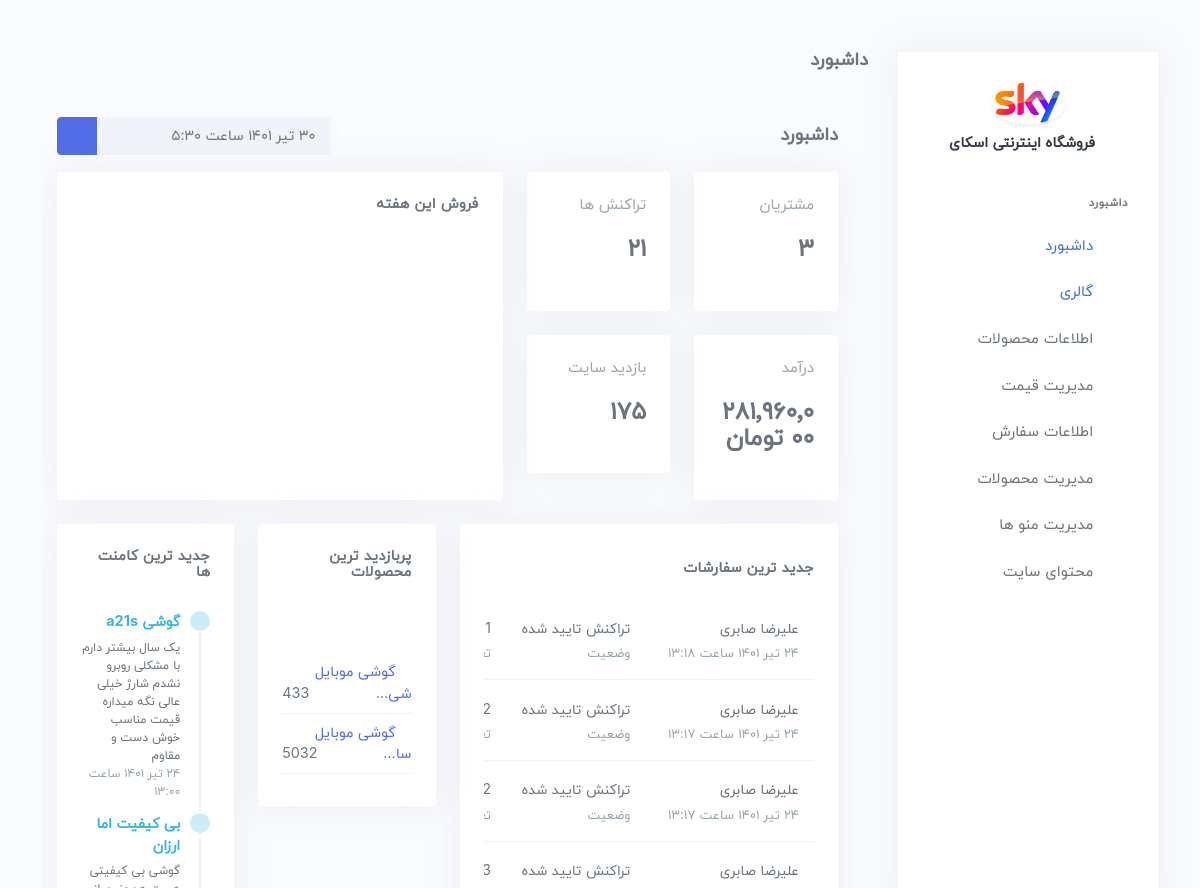
The app's page /dashboard/dashboard with its own data.
### account/models.py (models this page shows, shortened)
class orders(models.Model):
    pro = models.ForeignKey("product.product",on_delete=models.CASCADE )
    user = models.ForeignKey('account.customers',on_delete=models.CASCADE)
    count = models.IntegerField()
    price = models.ForeignKey("product.Variable_price",on_delete=models.CASCADE )
    payment_id = models.ForeignKey('account.payment',on_delete=models.CASCADE )

class customers(AbstractUser):
    phone_number = models.CharField(max_length=12 , null=True , blank=True)
    otp = models.CharField(max_length=7, null=True, blank=True)
    date_joined = models.DateTimeField(auto_now_add=True)
    last_login = models.DateTimeField(auto_now_add=True)
    image = models.FileField(upload_to='profile' , null=True, blank=True)
    colleague = models.BooleanField(default=False)
    is_staff = models.BooleanField(default=True,blank=True)
    is_active = models.BooleanField(default=True,blank=True)

class payment(models.Model):
    order_id = models.TextField()
    user = models.ForeignKey(customers, on_delete=models.CASCADE)
    user_address = models.ForeignKey(address, on_delete=models.CASCADE)
    amount = models.CharField(max_length=20)
    payment_id = models.TextField()
    date = models.CharField(max_length=10)
    card_number = models.TextField(default="****")
    idpay_track_id = models.IntegerField(default=0000)
    bank_track_id = models.TextField(default=0000)
    Payment_not_made = 1
    Payment_failed = 2
    An_error_has_occurred = 3
    Reversed_system = 6
    Cancel_payment = 7
    Awaiting_payment_confirmation = 10
    Transaction_verified = 100
    status_choied = (
        (Payment_not_made, 'پرداخت انجام نشده است'),
        (Payment_failed, 'پرداخت ناموفق بوده است'),
        (An_error_has_occurred, 'خطا رخ داده است'),
        (Reversed_system, 'برگشت خورده سیستمی'),
        (Cancel_payment, 'انصراف از پرداخت'),
        (Awaiting_payment_confirmation, 'در انتظار تایید پرداخت'),
        (Transaction_verified, 'تراکنش تایید شده'),
    )
    status = models.IntegerField(choices=status_choied)
    def returnstatus(self):
        status = {1:'پرداخت انجام نشده است',2:'پرداخت ناموفق بوده است',3:'خطا رخ داده است',6:'برگشت خورده سیستمی',7:'انصراف از پرداخت',10:'در انتظار تایید پرداخت',100:'تراکنش تایید شده'}
        return status[self.status]

### product/models.py (models this page shows, shortened)
class product(models.Model):
    name = models.CharField(max_length=150 , unique=True )
    engname = models.CharField(max_length=150 , unique=True)
    category = models.ManyToManyField(subcategory)
    weight = models.CharField(max_length=150 , null=True , blank=True)
    dimensions = models.CharField(max_length=150 , null=True , blank=True)
    warranty = models.ForeignKey(warranty , null=True , blank=True , on_delete=models.SET_DEFAULT , default=image_not_found)
    image = models.ForeignKey(images,on_delete=models.SET_DEFAULT, default=image_not_found , related_name='product')
    imageother = models.ManyToManyField(images , related_name='imageother')
    open_sale = 1
    close_sale = 2
    check_inventory = 3
    stop_production = 4
    coming_soon = 5
    status_choied = (
        (open_sale, 'در حال فروش'),
        (close_sale, 'توقف فروش'),
        (check_inventory, 'اتمام موجودی'),
        (stop_production, 'توقف تولید'),
        (coming_soon, 'به زودی موجود می شود'),
    )
    allowcomment = models.BooleanField(default=0)
    visibility = models.BooleanField(default=0)
    status = models.IntegerField(choices=status_choied)
    details = models.ManyToManyField(valuedetails)
    meta_descriptions = models.CharField(max_length=500)
    meta_keywords = models.CharField(max_length=150 )
    descriptions = HTMLField()
    create_at = models.DateTimeField(auto_now_add=True)
    brand = models.ForeignKey(brand ,on_delete=models.SET_DEFAULT , default=1)
    countview = models.IntegerField(default=0)
    class Meta:
        ordering = ['-id']
    def get_absolute_url(self):
        return reverse('product', args=[int(self.id),str(self.name)])

class comment_product(models.Model):
    account = models.ForeignKey(customers , on_delete=models.CASCADE)
    product = models.ForeignKey(product , on_delete=models.CASCADE)
    title = models.CharField(max_length=150)
    starts = models.IntegerField()
    text = models.TextField(max_length=1024)
    show = models.BooleanField(default=False)
    sendtime = models.CharField(max_length=15)

### dashboard/views.py (the view)
# urls.py: path("dashboard" , dashboard , name = "dashboard"),
def dashboard(request):
   countuser = customers.objects.count()
   countpayment = payment.objects.all()
   sumamount = sum([int(x.amount) for x in payment.objects.filter(status__lt=100)])
   vs = viewsite.objects.get(id=1)
   today = datetime.now()
   start = (today - timedelta(days=today.weekday())).replace(hour=0, minute=0, second=0, microsecond=0)
   timestamp = start.replace(tzinfo=timezone.utc).timestamp()
   countorders = orders.objects.order_by('-id')[:5]
   countpro = product.objects.all().order_by('countview')[:5]
   countcommentpro = comment_product.objects.order_by('-id')[:10]
   content = {
      'countuser' : countuser,
      'countpayment' : countpayment,
      'sumamount' : sumamount,
      'viewsite' : vs,
      'timestamp' : timestamp,
      'title' : 'داشبورد',
      'countorders' : countorders,
      'countpro' : countpro,
      'countcommentpro' : countcommentpro,
   }
   return render(request, 'dashboard/dashboard.html',content)

### templates/dashboard/dashboard.html (shortened to what this page needs)
﻿{% extends 'dashboard/base.html' %}
{% load static %}
{% block customstyle %}
    <link href="{% static 'assets/css/vendor/dataTables.bootstrap5.css' %}" rel="stylesheet" type="text/css"/>
    <link href="{% static 'assets/css/vendor/responsive.bootstrap5.css' %}" rel="stylesheet" type="text/css"/>
{% endblock %}
{% block pagetitle %}
    {{ title }}
{% endblock %}
{% block mainform %}
    <div class="content-page">
        <div class="content">
            <div class="row">
                <div class="col-12">
                    <div class="page-title-box">
                        <div class="page-title-right">
                            <form class="d-flex">
                                <div class="input-group">
                                    <input type="text" class="form-control form-control-light" id="dash-daterange">
                                    <span class="input-group-text bg-primary border-primary text-white">
                                                    <i class="mdi mdi-calendar-range font-13"></i>
                                                </span>
                                </div>
                            </form>
                        </div>
                        <h4 class="page-title">داشبورد</h4>
                    </div>
                </div>
            </div>
            <div class="row">
                <div class="col-xl-5 col-lg-6">
                    <div class="row">
                        <div class="col-sm-6">
                            <div class="card widget-flat">
                                <div class="card-body">
                                    <h5 class="text-muted fw-normal mt-0" title="Number of Customers">مشتریان</h5>
                                    <h3 class="mt-3 mb-3 fa-num" data="{{ countuser }}"></h3>
                                </div>
                            </div>
                        </div>
                        <div class="col-sm-6">
                            <div class="card widget-flat">
                                <div class="card-body">
                                    <h5 class="text-muted fw-normal mt-0" title="Number of Orders">تراکنش ها</h5>
                                    <h3 class="mt-3 mb-3 fa-num" data="{{ countpayment.count }}"></h3>
                                </div>
                            </div>
                        </div>
                    </div>
                    <div class="row">
                        <div class="col-sm-6">
                            <div class="card widget-flat">
                                <div class="card-body">
                                    <h5 class="text-muted fw-normal mt-0" title="Average Revenue">درآمد</h5>
                                    <h3 class="mt-3 mb-3 fa-price" data="{{ sumamount }}"></h3>
                                </div>
                            </div>
                        </div>
                        <div class="col-sm-6">
                            <div class="card widget-flat">
                                <div class="card-body">
                                    <h5 class="text-muted fw-normal mt-0" title="Growth">بازدید سایت</h5>
                                    <h3 class="mt-3 mb-3 fa-num" data="{{ viewsite.count }}"></h3>
                                </div>
                            </div>
                        </div>
                    </div>
                </div>
                <div class="col-xl-7 col-lg-6">
                    <div class="card card-h-100">
                        <div class="card-body">
                            <h4 class="header-title mb-3">فروش این هفته</h4>
                            <div dir="ltr">
                                <div id="high-performing-product" class="apex-charts"
                                     data-colors="#536de6,#e3eaef"></div>
                            </div>
                        </div>
                    </div>
                </div>
            </div>
            <div class="row">
                <div class="col-xl-6 col-lg-12 order-lg-2 order-xl-1">
                    <div class="card">
                        <div class="card-body">
                            <h4 class="header-title mt-2 mb-3">جدید ترین سفارشات</h4>
                            <div class="table-responsive">
                                <table class="table table-centered table-nowrap table-hover mb-0">
                                    <tbody>
                                    {% if countorders %}
                                        {% for countorder in countorders %}
                                            <tr>
                                                <td>
                                                    <h5 class="font-14 my-1 fw-normal">{{ countorder.user.get_full_name }}</h5>
                                                    <span class="text-muted font-13 fa-date"
                                                          data="{{ countorder.payment_id.date }}"></span>
                                                </td>
                                                <td>
                                                    <h5 class="font-14 my-1 fw-normal">{{ countorder.payment_id.returnstatus }}</h5>
                                                    <span class="text-muted font-13">وضعیت</span>
                                                </td>
                                                <td>
                                                    <h5 class="font-14 my-1 fw-normal">{{ countorder.count }}</h5>
                                                    <span class="text-muted font-13">تعداد</span>
                                                </td>
                                            </tr>
                                        {% endfor %}
                                    {% else %}
                                        <h1>بدون سفارش</h1>
                                    {% endif %}
                                    </tbody>
                                </table>
                            </div>
                        </div>
                    </div>
                </div>
                <div class="col-xl-3 col-lg-6 order-lg-1">
                    <div class="card">
                        <div class="card-body">
                            <h4 class="header-title">پربازدید ترین محصولات</h4>
                            <div id="average-sales" class="apex-charts mb-4 mt-4"
                                 data-colors="#536de6,#10c469,#ff5b5b,#f9c851"></div>
                            <div class="chart-widget-list">
                                {% if countpro %}
                                    {% for foo in countpro %}
                                        <p>
                                            <i class="mdi mdi-square text-primary"></i> <a href="{{ foo.get_absolute_url }}">{{ foo.name|truncatechars:15 }}</a>
                                            <span class="float-end">{{ foo.countview }}</span>
                                        </p>
                                    {% endfor %}
                                {% else %}
                                    <h1>محصول پربازدیدی یافت نشد</h1>
                                {% endif %}
                            </div>
                        </div>
                    </div>
                </div>
                <div class="col-xl-3 col-lg-6 order-lg-1">
                    <div class="card">
                        <div class="card-body">
                            <div class="dropdown float-end">
                                <a href="#" class="dropdown-toggle arrow-none card-drop" data-bs-toggle="dropdown"
                                   aria-expanded="false">
                                    <i class="mdi mdi-dots-vertical"></i>
                                </a>
                            </div>
                            <h4 class="header-title mb-2">جدید ترین کامنت ها</h4>
                            <div data-simplebar="" style="max-height: 419px;">
                                <div class="timeline-alt pb-0">
                                    {% if countcommentpro %}
                                        {% for foo in countcommentpro %}
                                        <div class="timeline-item">
                                            <i class="dripicons-message bg-info-lighten text-info timeline-icon"></i>
                                            <div class="timeline-item-info">
                                                <a href="#" class="text-info fw-bold mb-1 d-block">{{ foo.title }}</a>
                                                <small>{{ foo.text|truncatechars:150 }}</small>
                                                <p class="mb-0 pb-2">
                                                    <small class="text-muted fa-date" data="{{ foo.sendtime }}"></small>
                                                </p>
                                            </div>
                                        </div>
                                        {% endfor %}
                                    {% else %}
                                        <h1>کامنتی وجود ندارد</h1>
                                    {% endif %}
                                </div>
                            </div>
                        </div>
                    </div>
                </div>
            </div>
        </div>
    </div>
{% endblock %}

### records on screen
orders: user.get_full_name "علیرضا صابری", payment_id.returnstatus "تراکنش تایید شده", count "1"
orders: user.get_full_name "علیرضا صابری", payment_id.returnstatus "تراکنش تایید شده", count "2"
orders: user.get_full_name "علیرضا صابری", payment_id.returnstatus "تراکنش تایید شده", count "2"
orders: user.get_full_name "علیرضا صابری", payment_id.returnstatus "تراکنش تایید شده", count "3"
product: name "گوشی موبایل شی…", countview "433"
product: name "گوشی موبایل سا…", countview "5032"
comment_product: title "گوشی a21s", text "یک سال بیشتر دارم با مشکلی روبرو نشدم شارژ خیلی عالی نگه میداره قیمت مناسب خوش دست و مقاوم"
comment_product: title "بی کیفیت اما ارزان", text "گوشی بی کیفیتی…"

### other values on screen
{{ title }} "داشبورد"
